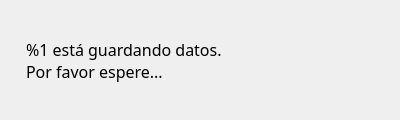
<?xml version="1.0" encoding="UTF-8"?>
<ui version="4.0">
 <class>ExitWidget</class>
 <widget class="QWidget" name="ExitWidget">
  <property name="geometry">
   <rect>
    <x>0</x>
    <y>0</y>
    <width>400</width>
    <height>120</height>
   </rect>
  </property>
  <property name="font">
   <font>
    <family>Papyrus</family>
    <pointsize>12</pointsize>
   </font>
  </property>
  <property name="windowTitle">
   <string>Saving data</string>
  </property>
  <layout class="QHBoxLayout" name="horizontalLayout" stretch="0,1">
   <item>
    <widget class="QLabel" name="m_clockLabel">
     <property name="text">
      <string/>
     </property>
    </widget>
   </item>
   <item>
    <widget class="QLabel" name="m_label">
     <property name="text">
      <string>%1 está guardando datos.
Por favor espere...</string>
     </property>
    </widget>
   </item>
  </layout>
 </widget>
 <resources/>
 <connections/>
</ui>
